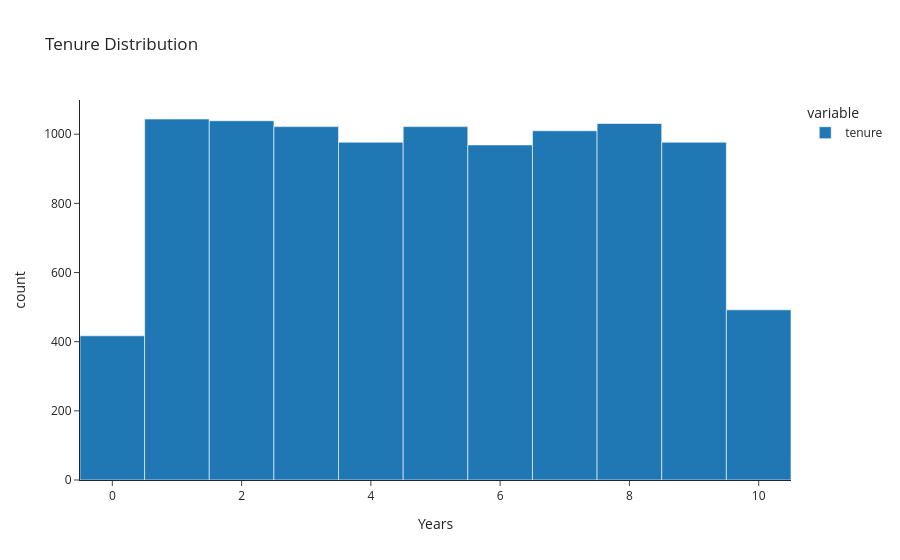

Notebook cell for this chart:
### Code cell
# Efect confirmation
data.info()

px.histogram(
    data['tenure'],
    title='Tenure Distribution',
    labels={'value':'Years'},
    template='simple_white'
)

### Figure 1 — Plotly figure (JSON) as saved in the notebook; plotly's stock layout.template omitted (floating-point values rounded to 4 significant figures; data arrays with more than 128 entries replaced by an {"elided": "..."} marker saying what was removed)
{"data": [{"alignmentgroup": "True", "bingroup": "x", "hovertemplate": "variable=tenure<br>Years=%{x}<br>count=%{y}<extra></extra>", "legendgroup": "tenure", "marker": {"color": "#1F77B4", "pattern": {"shape": ""}}, "name": "tenure", "offsetgroup": "tenure", "orientation": "v", "showlegend": true, "type": "histogram", "x": {"elided": "10000 int values"}, "xaxis": "x", "yaxis": "y"}], "layout": {"barmode": "relative", "legend": {"title": {"text": "variable"}, "tracegroupgap": 0}, "title": {"text": "Tenure Distribution"}, "xaxis": {"anchor": "y", "domain": [0, 1], "title": {"text": "Years"}}, "yaxis": {"anchor": "x", "domain": [0, 1], "title": {"text": "count"}}}}
